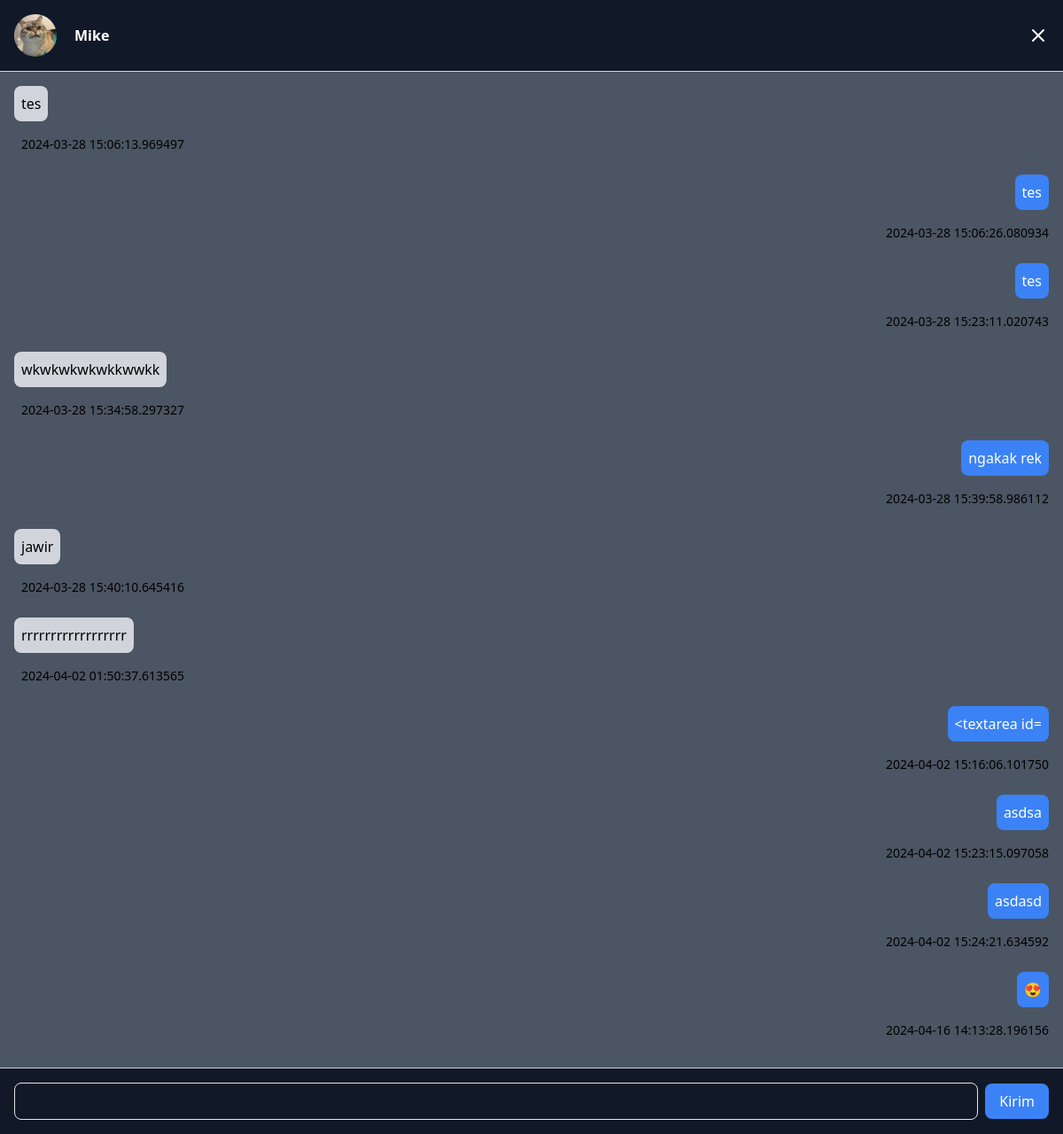
Screenshot of /conversation/2 (signed in) with the database file from the repository.
### app.py (models this page shows, shortened)
class User(UserMixin, db.Model):
    id = db.Column(db.Integer, primary_key=True)
    username = db.Column(db.String(80), unique=True, nullable=False)
    password_hash = db.Column(db.String(120), nullable=False)
    profile_picture = db.Column(db.String(100))
    bio = db.Column(db.Text)
    twitter_username = db.Column(db.String(50))
    facebook_username = db.Column(db.String(50))

class Message(db.Model):
    id = db.Column(db.Integer, primary_key=True)
    sender_id = db.Column(db.Integer, db.ForeignKey('user.id'), nullable=False)
    receiver_id = db.Column(db.Integer, db.ForeignKey('user.id'), nullable=False)
    content = db.Column(db.Text, nullable=False)
    timestamp = db.Column(db.DateTime, default=datetime.utcnow)
    sender = db.relationship('User', foreign_keys=[sender_id], backref='sent_messages')
    receiver = db.relationship('User', foreign_keys=[receiver_id], backref='received_messages')

### app.py (the view, shortened to what this page needs)
@app.route('/conversation/<int:recipient_id>', methods=['GET', 'POST'])
@login_required
def conversation(recipient_id):
    recipient = User.query.get_or_404(recipient_id)
    form = MessageForm()
    messages = Message.query.filter(
        ((Message.sender_id == current_user.id) & (Message.receiver_id == recipient_id)) |
        ((Message.sender_id == recipient_id) & (Message.receiver_id == current_user.id))
    ).order_by(Message.timestamp.asc()).all()
    return render_template('conversation.html', recipient=recipient, messages=messages, form=form)

### app.py
class MessageForm(FlaskForm):
    content = StringField('Message', validators=[DataRequired()])
    submit = SubmitField('Send')

### app.py (called while the page is built)
@login_manager.user_loader
def load_user(user_id):
    return User.query.get(int(user_id))

### templates/conversation.html (shortened to what this page needs)
<!DOCTYPE html>
<html lang="en">
<head>
    <link href="https://cdn.jsdelivr.net/npm/tailwindcss@2.2.19/dist/tailwind.min.css" rel="stylesheet">
</head>
<body class="bg-gray-600">
    <div class="flex h-screen">
        <div class="flex-1 flex flex-col">
            {% block content %}
            <header class="bg-gray-900 border-b border-gray-300 p-4">
                <div class="flex items-center justify-between">
                    <div class="flex items-center">
                        {% if recipient.profile_picture %}
                             <img src="{{ url_for('static', filename='images/' + recipient.profile_picture) }}" alt="Profile Picture" class="rounded-full w-12 h-12">
                        {% else %}
                            <img src="{{ url_for('static', filename='images/default_profile_picture.jpg') }}" alt="Default Profile Picture" class="profile-picture w-20 object-cover rounded-full">
                        {% endif %}
                        <span class="font-semibold mx-5 text-white">{{ recipient.username }}</span>
                    </div>
                    <button class="text-white hover:text-gray-300">
                        <a href="{{ url_for('home') }}"><svg class="w-6 h-6" fill="none" stroke="currentColor" viewBox="0 0 24 24" xmlns="http://www.w3.org/2000/svg">
                            <path stroke-linecap="round" stroke-linejoin="round" stroke-width="2" d="M6 18L18 6M6 6l12 12"></path>
                        </svg></a>
                    </button>
                </div>
            </header>
            <div class="flex-1 p-4 overflow-y-auto">
                <div class="flex flex-col space-y-2">
                    {% for message in messages %}
                    <div class="flex flex-col items-{{ 'end' if message.sender.id == current_user.id else 'start' }}">
                        {% if message.sender.id == current_user.id %}
                        <div class="bg-blue-500 text-white rounded-lg p-2 max-w-xs ml-auto">
                            <p>{{ message.content }}</p>
                        </div>
                        {% else %}
                        <div class="bg-gray-300 text-black rounded-lg p-2 max-w-xs">
                            <p>{{ message.content }}</p>
                        </div>
                        {% endif %}
                        <span class="text-sm text-black-300 ml-2 mt-4 mb-4">{{ message.timestamp }}</span>
                    </div>
                    {% endfor %}
                </div>
            </div>
            <footer class="bg-gray-900 border-t border-gray-300 p-4 text-white">
                <form method="POST">
                    <div class="flex items-center">
                        {{ form.content(class="flex-1 border bg-gray-900 border-white-300 p-2 rounded-lg focus:outline-none focus:border-blue-500") }}
                        <button type="submit" class="ml-2 bg-blue-500 text-white px-4 py-2 rounded-lg hover:bg-blue-600 focus:outline-none focus:bg-blue-600">Kirim</button>
                    </div>
                </form>
            </footer>
            {% endblock %}
        </div>
    </div>
</body>
</html>

### rows the page displays
User: profile_picture (picture), username "Mike"
Message: content "tes", timestamp "2024-03-28 15:06:13.969497"
Message: content "tes", timestamp "2024-03-28 15:06:26.080934"
Message: content "tes", timestamp "2024-03-28 15:23:11.020743"
Message: content "wkwkwkwkwkkwwkk", timestamp "2024-03-28 15:34:58.297327"
Message: content "ngakak rek", timestamp "2024-03-28 15:39:58.986112"
Message: content "jawir", timestamp "2024-03-28 15:40:10.645416"
Message: content "rrrrrrrrrrrrrrrrrr", timestamp "2024-04-02 01:50:37.613565"
Message: content "<textarea id=", timestamp "2024-04-02 15:16:06.101750"
Message: content "asdsa", timestamp "2024-04-02 15:23:15.097058"
Message: content "asdasd", timestamp "2024-04-02 15:24:21.634592"
Message: content "😍", timestamp "2024-04-16 14:13:28.196156"
